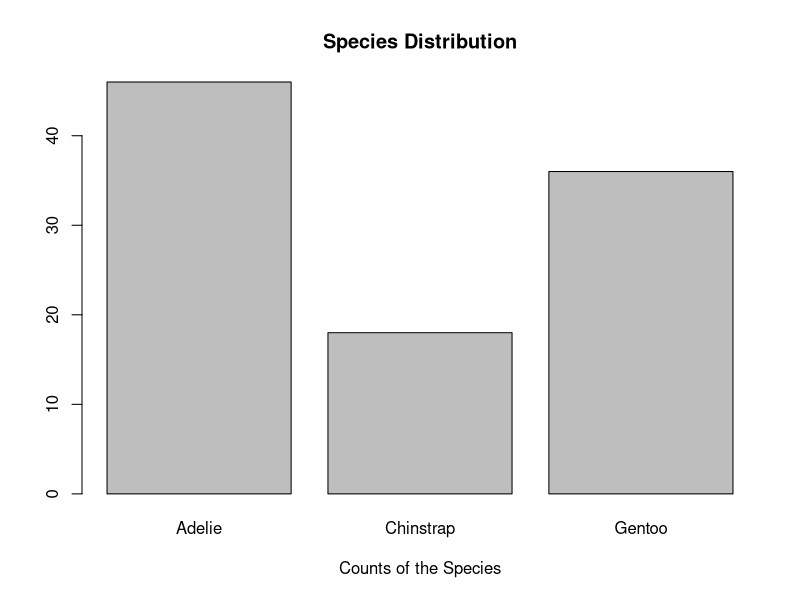
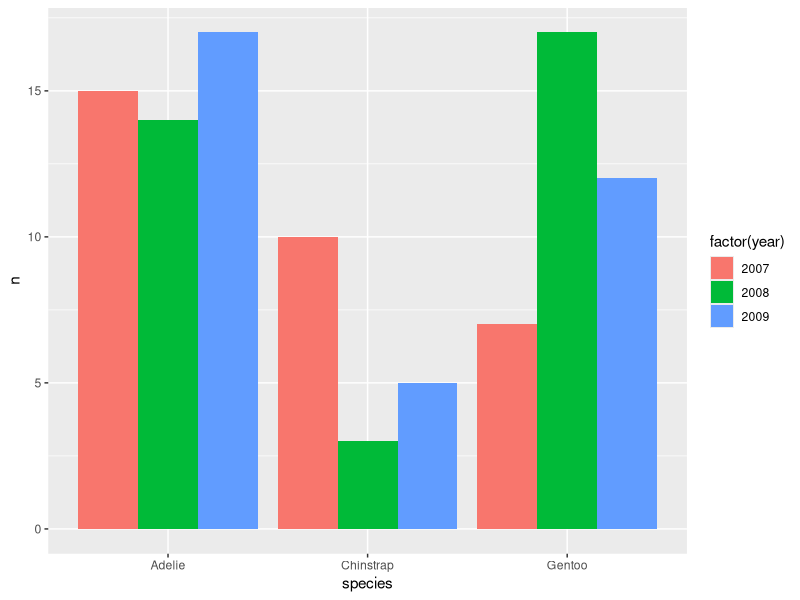
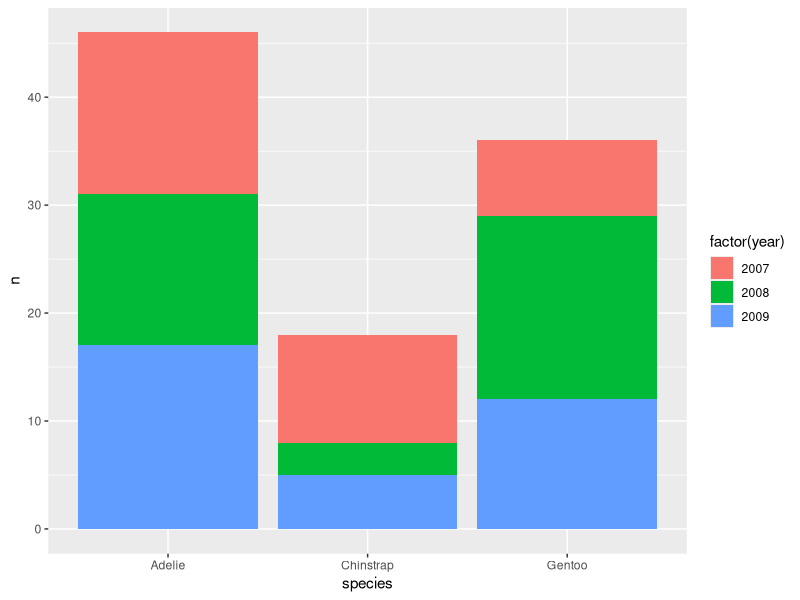
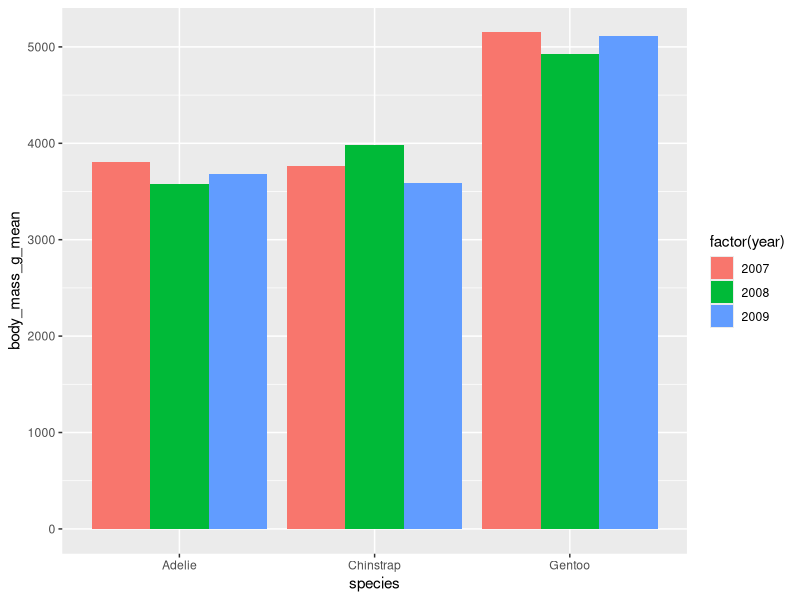
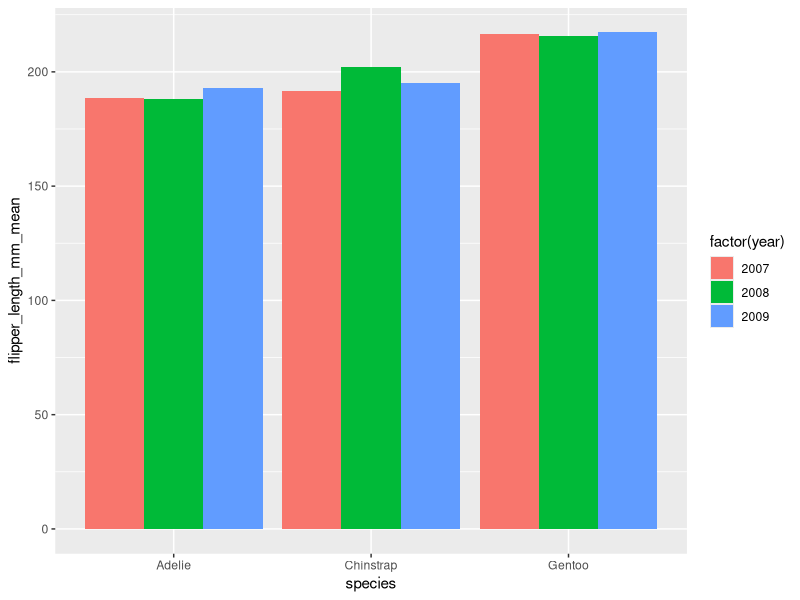
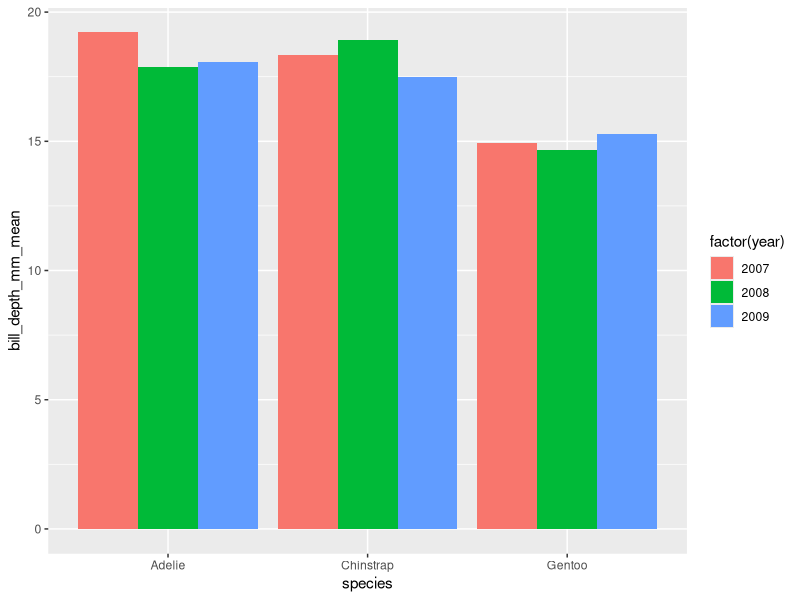
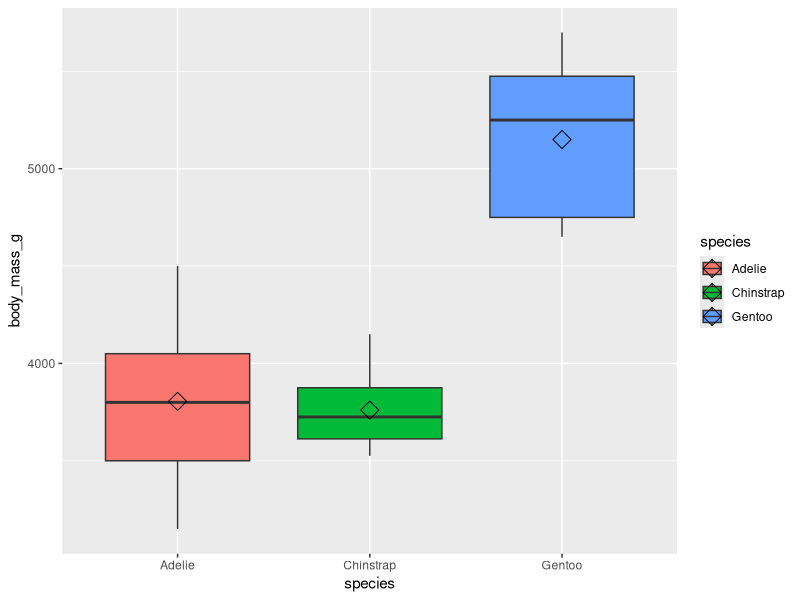
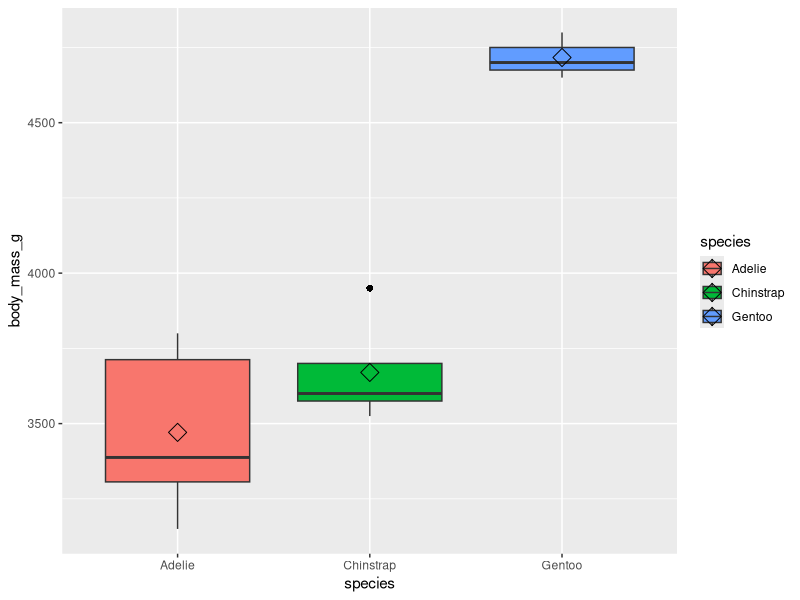

Write R code to recreate these figures, in order.
# A. Installing the packages
install.packages("palmerpenguins")
library(palmerpenguins)
data("penguins")
penguins = na.omit(penguins) # Removes missing rows
penguins
write.csv(penguins, "palmerpenguins.csv")

# B. Taking 100 samples of data
my.student.number = 220606343
set.seed(my.student.number)
my.penguins = penguins[sample(nrow(penguins), 100), ]
?sample
my.penguins
write.csv(my.penguins, "palmerpenguinssample.csv")

# 1. Sample Data Sets
dim(my.penguins) # 100 rows, 8 cols
nrow(my.penguins) # 100 rows
ncol(my.penguins) # 8 cols
colnames(my.penguins) # all the columns
summary(my.penguins)

# 1.a. Sample Data for 2007
sample.2007 = my.penguins[my.penguins$year == 2007, ]
nrow(sample.2007) # 32 data

sample.2007.male = my.penguins[my.penguins$year == 2007 & my.penguins$sex == 'male', ]
sample.2007.female = my.penguins[my.penguins$year == 2007 & my.penguins$sex == 'female', ]
nrow(sample.2007.male) # 18
nrow(sample.2007.female) # 14

# 1.b. Sample data for 2008
sample.2008 = my.penguins[my.penguins$year == 2008, ]
nrow(sample.2008) # 34 data

sample.2008.male = my.penguins[my.penguins$year == 2008 & my.penguins$sex == 'male', ]
sample.2008.female = my.penguins[my.penguins$year == 2008 & my.penguins$sex == 'female', ]
nrow(sample.2008.male) # 15
nrow(sample.2008.female) # 19

# 1.c. Sample data for 2009
sample.2009 = my.penguins[my.penguins$year == 2009, ]
nrow(sample.2009)

sample.2009.male = my.penguins[my.penguins$year == 2009 & my.penguins$sex == 'male', ]
sample.2009.female = my.penguins[my.penguins$year == 2009 & my.penguins$sex == 'female', ]
nrow(sample.2009.male) # 14
nrow(sample.2009.female) # 20


# 2. How many species do we have in the dataset:
# 2.a. The general one with mixed years
species.counts <- table(my.penguins$species)
barplot(species.counts, main="Species Distribution", xlab="Counts of the Species")

# 2.b. The breakdown of the years
library(ggplot2)
library(dplyr)
library(tidyverse)

df = my.penguins %>% group_by(species) %>% count(year)
df
ggplot(data = df, aes(fill = factor(year), y = n, x = species)) + geom_bar(position="dodge", stat = "identity") + labs(size="Year", col="Species")
ggplot(data = df) + geom_col(aes(x = species, y = n, fill = factor(year)))

# Body Mass G MEAN
df = my.penguins %>% group_by(species, year) %>% summarise_at(vars(body_mass_g), list(body_mass_g_mean = mean))
df
ggplot(data = df, aes(fill = factor(year), body_mass_g_mean, x = species)) + geom_bar(position="dodge", stat = "identity") + labs(size="Body Mass Mean", col="Species")

# Flipper Length Mean
df = my.penguins %>% group_by(species, year) %>% summarise_at(vars(flipper_length_mm), list(flipper_length_mm_mean = mean))
df
ggplot(data = df, aes(fill = factor(year), flipper_length_mm_mean, x = species)) + geom_bar(position="dodge", stat = "identity") + labs(size="Flipper Length Mean (mm)", col="Species")

# Bill Depth Mean
df = my.penguins %>% group_by(species, year) %>% summarise_at(vars(bill_depth_mm), list(bill_depth_mm_mean = mean))
df
ggplot(data = df, aes(fill = factor(year), bill_depth_mm_mean, x = species)) + geom_bar(position="dodge", stat = "identity") + labs(size="Bill Depth Mean (mm)", col="Species")


# 3. Species with body plot over the pass 3 years
ggplot(data = my.penguins[my.penguins$year==2007, ], aes(x=species, y=body_mass_g, fill=species)) + 
  geom_boxplot(outlier.colour="black", outlier.shape=16,
               outlier.size=2, notch=FALSE) +
  stat_summary(fun=mean, geom="point", shape=5, size=4)

ggplot(data = my.penguins[my.penguins$year==2007 & my.penguins$sex == 'female', ], aes(x=species, y=body_mass_g, fill=species)) + 
  geom_boxplot(outlier.colour="black", outlier.shape=16,
               outlier.size=2, notch=FALSE) +
  stat_summary(fun=mean, geom="point", shape=5, size=4)

ggplot(data = my.penguins[my.penguins$year==2007 & my.penguins$sex == 'male', ], aes(x=species, y=body_mass_g, fill=species)) + 
  geom_boxplot(outlier.colour="black", outlier.shape=16,
               outlier.size=2, notch=FALSE) +
  stat_summary(fun=mean, geom="point", shape=5, size=4)

ggplot(data = my.penguins[my.penguins$year==2008, ], aes(x=species, y=body_mass_g, fill=species)) + 
  geom_boxplot(outlier.colour="black", outlier.shape=16,
               outlier.size=2, notch=FALSE) +
  stat_summary(fun=mean, geom="point", shape=5, size=4)

ggplot(data = my.penguins[my.penguins$year==2008 & my.penguins$sex == 'female', ], aes(x=species, y=body_mass_g, fill=species)) + 
  geom_boxplot(outlier.colour="black", outlier.shape=16,
               outlier.size=2, notch=FALSE) +
  stat_summary(fun=mean, geom="point", shape=5, size=4)

ggplot(data = my.penguins[my.penguins$year==2008 & my.penguins$sex == 'male', ], aes(x=species, y=body_mass_g, fill=species)) + 
  geom_boxplot(outlier.colour="black", outlier.shape=16,
               outlier.size=2, notch=FALSE) +
  stat_summary(fun=mean, geom="point", shape=5, size=4)

ggplot(data = my.penguins[my.penguins$year==2009, ], aes(x=species, y=body_mass_g, fill=species)) + 
  geom_boxplot(outlier.colour="black", outlier.shape=16,
               outlier.size=2, notch=FALSE) +
  stat_summary(fun=mean, geom="point", shape=5, size=4)

ggplot(data = my.penguins[my.penguins$year==2009 & my.penguins$sex == 'female', ], aes(x=species, y=body_mass_g, fill=species)) + 
  geom_boxplot(outlier.colour="black", outlier.shape=16,
               outlier.size=2, notch=FALSE) +
  stat_summary(fun=mean, geom="point", shape=5, size=4)

ggplot(data = my.penguins[my.penguins$year==2009 & my.penguins$sex == 'male', ], aes(x=species, y=body_mass_g, fill=species)) + 
  geom_boxplot(outlier.colour="black", outlier.shape=16,
               outlier.size=2, notch=FALSE) +
  stat_summary(fun=mean, geom="point", shape=5, size=4)

ggplot(data = my.penguins, aes(x=species, y=body_mass_g, fill=species)) + 
  geom_boxplot(outlier.colour="black", outlier.shape=16,
               outlier.size=2, notch=FALSE) +
  stat_summary(fun=mean, geom="point", shape=5, size=4)
